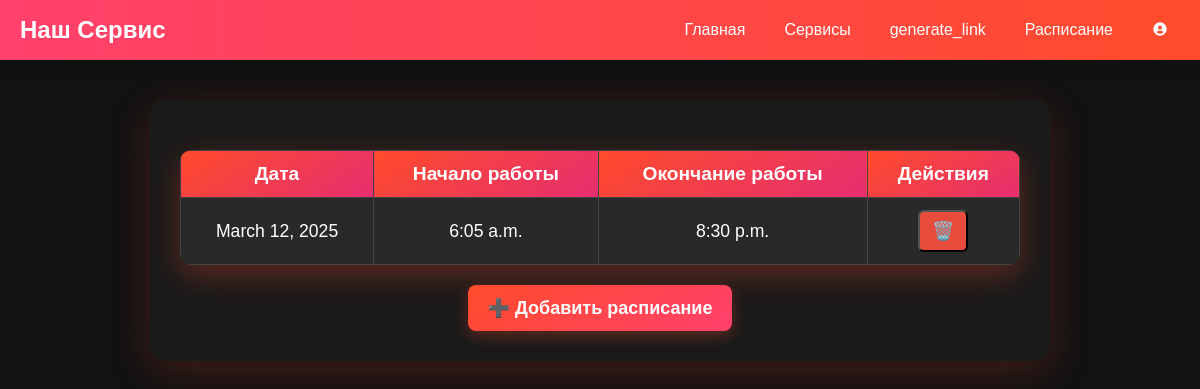
Before: /services/schedule/ (signed in) with the older database file.
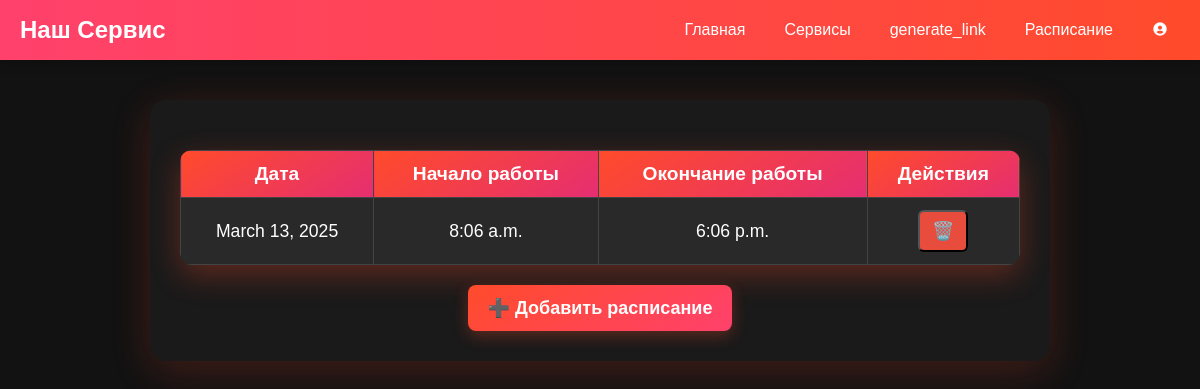
After: the same page with the newer database file.
### services/models.py (models this page shows, shortened)
class WorkSchedule(models.Model):
    user = models.ForeignKey(User, on_delete=models.CASCADE)
    schedule_date = models.DateField()
    start_time = models.TimeField()
    end_time = models.TimeField()
    is_available = models.BooleanField(default=False)
    class Meta:
        verbose_name = "Work Schedule"
        verbose_name_plural = "Work Schedules"
        ordering = ["schedule_date", "start_time"]

### services/views.py (the view)
# urls.py: path("schedule/", WorkScheduleListView.as_view(), name="schedule_list"),
class WorkScheduleListView(LoginRequiredMixin, ListView):
    model = WorkSchedule
    template_name = "services/schedule_list.html"
    context_object_name = "schedules"
    def get_queryset(self):
        return WorkSchedule.objects.filter(user=self.request.user)  # Фильтр по текущему пользователю

### services/templates/services/workschedule_list.html (shortened to what this page needs)
{% extends "main_page/base.html" %}
{% load static %}
{% block extra_css %}
    <link rel="stylesheet" href="{% static 'services/css/work_schedule_list.css' %}">
{% endblock %}
{% block body %}
    {% include "main_page/base.html" %}
    <div class="schedule-list-container">
        {% if schedules %}
            <table class="schedule-table">
                <thead>
                    <tr>
                        <th>Дата</th>
                        <th>Начало работы</th>
                        <th>Окончание работы</th>
                        <th>Действия</th>
                    </tr>
                </thead>
                <tbody>
                    {% for schedule in schedules %}
                        <tr id="schedule-{{ schedule.id }}">
                            <td>{{ schedule.schedule_date }}</td>
                            <td>{{ schedule.start_time }}</td>
                            <td>{{ schedule.end_time }}</td>
                            <td>
                                {% if user.is_staff %}
                                    <form method="POST" action="{% url 'service:schedule_delete' schedule.id %}">
                                        <button type="submit" class="delete-btn">🗑️</button>
                                    </form>
                                {% endif %}
                            </td>
                        </tr>
                    {% endfor %}
                </tbody>
            </table>
        {% else %}
            <p class="no-schedule-msg">У вас пока нет расписания.</p>
        {% endif %}
        {% if user.is_staff %}
            <div class="add-schedule-container">
                <a href="{% url 'service:schedule_add' %}" class="add-schedule-btn">➕ Добавить расписание</a>
            </div>
        {% endif %}
    </div>
{% endblock %}

Changed rows visible on the page:
changed WorkSchedule: schedule_date "March 12, 2025" → "March 13, 2025"; start_time "6:05 a.m." → "8:06 a.m."; end_time "8:30 p.m." → "6:06 p.m."
